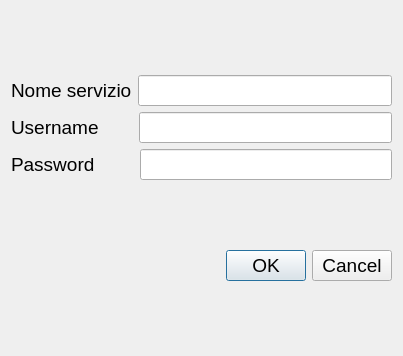
<?xml version="1.0" encoding="UTF-8"?>
<ui version="4.0">
 <class>Dialog</class>
 <widget class="QDialog" name="Dialog">
  <property name="geometry">
   <rect>
    <x>0</x>
    <y>0</y>
    <width>403</width>
    <height>356</height>
   </rect>
  </property>
  <property name="windowTitle">
   <string>Aggiungi servizio</string>
  </property>
  <layout class="QVBoxLayout" name="verticalLayout_2">
   <item>
    <layout class="QVBoxLayout" name="verticalLayout">
     <item>
      <layout class="QHBoxLayout" name="horizontalLayout">
       <item>
        <widget class="QLabel" name="aser_slbl_nome">
         <property name="font">
          <font>
           <pointsize>14</pointsize>
          </font>
         </property>
         <property name="text">
          <string>Nome servizio</string>
         </property>
        </widget>
       </item>
       <item>
        <widget class="QLineEdit" name="aser_edit_nome">
         <property name="font">
          <font>
           <pointsize>14</pointsize>
          </font>
         </property>
        </widget>
       </item>
      </layout>
     </item>
     <item>
      <layout class="QHBoxLayout" name="horizontalLayout_2">
       <property name="spacing">
        <number>40</number>
       </property>
       <item>
        <widget class="QLabel" name="aser_slbl_user">
         <property name="font">
          <font>
           <pointsize>14</pointsize>
          </font>
         </property>
         <property name="text">
          <string>Username</string>
         </property>
        </widget>
       </item>
       <item>
        <widget class="QLineEdit" name="aser_edit_user">
         <property name="font">
          <font>
           <pointsize>14</pointsize>
          </font>
         </property>
        </widget>
       </item>
      </layout>
     </item>
     <item>
      <layout class="QHBoxLayout" name="horizontalLayout_3">
       <property name="spacing">
        <number>45</number>
       </property>
       <item>
        <widget class="QLabel" name="aser_slbl_password">
         <property name="font">
          <font>
           <pointsize>14</pointsize>
          </font>
         </property>
         <property name="text">
          <string>Password</string>
         </property>
        </widget>
       </item>
       <item>
        <widget class="QLineEdit" name="aser_edit_password">
         <property name="font">
          <font>
           <pointsize>14</pointsize>
          </font>
         </property>
        </widget>
       </item>
      </layout>
     </item>
    </layout>
   </item>
   <item>
    <widget class="QDialogButtonBox" name="aser_dlg_btns">
     <property name="font">
      <font>
       <pointsize>14</pointsize>
      </font>
     </property>
     <property name="orientation">
      <enum>Qt::Horizontal</enum>
     </property>
     <property name="standardButtons">
      <set>QDialogButtonBox::Cancel|QDialogButtonBox::Ok</set>
     </property>
    </widget>
   </item>
  </layout>
 </widget>
 <resources/>
 <connections>
  <connection>
   <sender>aser_dlg_btns</sender>
   <signal>accepted()</signal>
   <receiver>Dialog</receiver>
   <slot>accept()</slot>
   <hints>
    <hint type="sourcelabel">
     <x>248</x>
     <y>254</y>
    </hint>
    <hint type="destinationlabel">
     <x>157</x>
     <y>274</y>
    </hint>
   </hints>
  </connection>
  <connection>
   <sender>aser_dlg_btns</sender>
   <signal>rejected()</signal>
   <receiver>Dialog</receiver>
   <slot>reject()</slot>
   <hints>
    <hint type="sourcelabel">
     <x>316</x>
     <y>260</y>
    </hint>
    <hint type="destinationlabel">
     <x>286</x>
     <y>274</y>
    </hint>
   </hints>
  </connection>
 </connections>
</ui>
